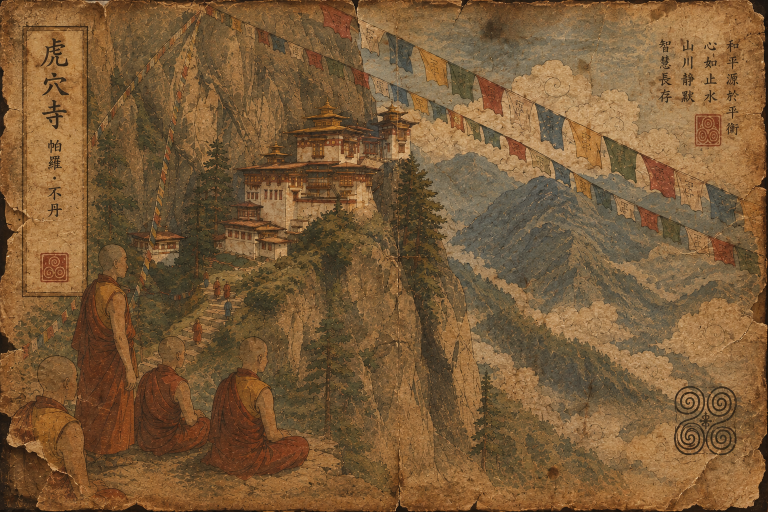
#> input picture Asia/Bhutan/The-300-Year-Old-Tiger-Nest-Painting/reconstructed_image.png, 1536 x 1024 px (shown at 1/2 size)
$ python -i main.py   (imports and definitions only)
#> lines starting #> are read from the running program, lines starting #| are printed output that depends on the picture
import csv
import os
import struct
import sys
import tarfile
import zipfile
import zlib
from collections import defaultdict

import cv2
import numpy as np

SIDE = 320
CAND_THR = 18
PER_IMAGE = 8
HD_SURE = 3
MIN_INL = 15
MIN_RATIO = 0.55
MIN_NCC = 0.85
MIN_COVER = 0.5
MAX_CLIQUE = 5
EXTS = (".jpg", ".jpeg", ".jpe", ".jfif", ".png", ".bmp", ".webp", ".tif", ".tiff")
DEBUG = os.environ.get("DEBUG") == "1"

POP = np.array([bin(i).count("1") for i in range(65536)], dtype=np.uint8)
M16, S16, S32, S48 = np.uint64(0xFFFF), np.uint64(16), np.uint64(32), np.uint64(48)


def is_image(fn):
    return fn.lower().endswith(EXTS) and not fn.startswith(".")


# [101 lines left out: functions inflate_at, salvage_zip, describe_cwd, iter_images, source_options, load_gray, not called in this run]


def one_hash(view):
    low = cv2.dct(view)[:8, :8].ravel()
    return np.packbits(low > np.median(low[1:])).view(np.uint64)[0]


def hash_variants(img):
    small = cv2.resize(img, (32, 32), interpolation=cv2.INTER_AREA).astype(np.float32)
    views = [
        small,
        cv2.rotate(small, cv2.ROTATE_90_CLOCKWISE),
        cv2.rotate(small, cv2.ROTATE_180),
        cv2.rotate(small, cv2.ROTATE_90_COUNTERCLOCKWISE),
        cv2.flip(small, 1),
    ]
    return [one_hash(v) for v in views]


def popcount(x):
    total = POP[x & M16] + POP[(x >> S16) & M16] + POP[(x >> S32) & M16] + POP[x >> S48]
    return total.astype(np.int16)


# [23 lines left out: function find_candidates, not called in this run]


sift = cv2.SIFT_create(nfeatures=500)
matcher = cv2.BFMatcher(cv2.NORM_L2)
feat_cache = {}


# [73 lines left out: functions feats, pair_stats, accepted, load_source, not called in this run]


names, gray, hash_rows = [], [], []
# [10 lines not run here, left out]

cands = find_candidates(np.array(hash_rows, dtype=np.uint64)) if len(names) > 1 else {}
# [1 line not run here, left out]

edges = []
debug_rows = []
# [11 lines not run here, left out]

parent = list(range(len(names)))


# [5 lines left out: function root, not called in this run]


# [2 lines not run here, left out]

groups = defaultdict(list)
# [2 lines not run here, left out]

pairs = set()
# [17 lines not run here, left out]

>>> import cv2
>>> picture = cv2.imread('../Bhutan/The-300-Year-Old-Tiger-Nest-Painting/reconstructed_image.png', cv2.IMREAD_GRAYSCALE)
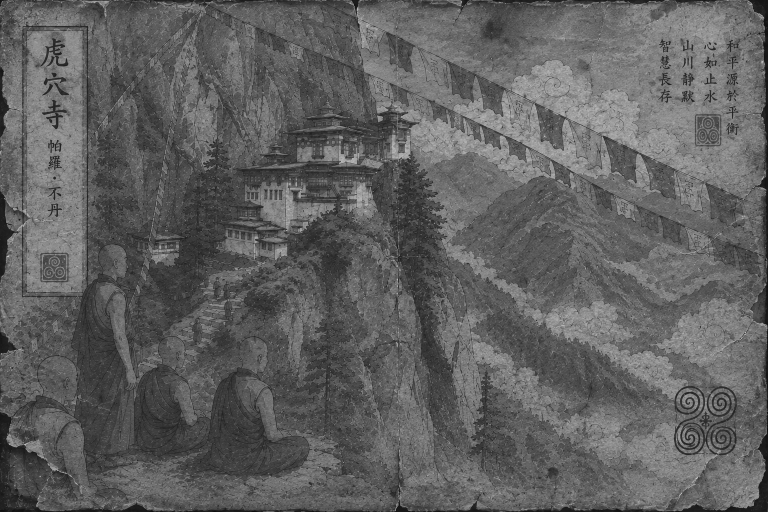
#> picture: shape (1024, 1536) (shown at 1/2 size); min 4, max 226, mean 96.2
>>> result = hash_variants(picture)
#> in hash_variants, `small = cv2.resize(img, (32, 32), interpolation=cv2.INTER_AREA).astype..`:
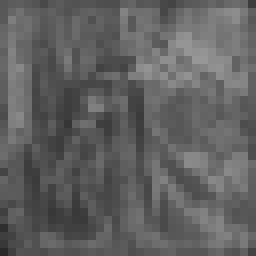
#> small: shape (32, 32) float32 (shown 8 times larger); min 40, max 150, mean 96.2
#> result = [4434440673030174653, 11968185007137036727, 1719466970704008680, 883306544267506658, 7565547205593178856]
